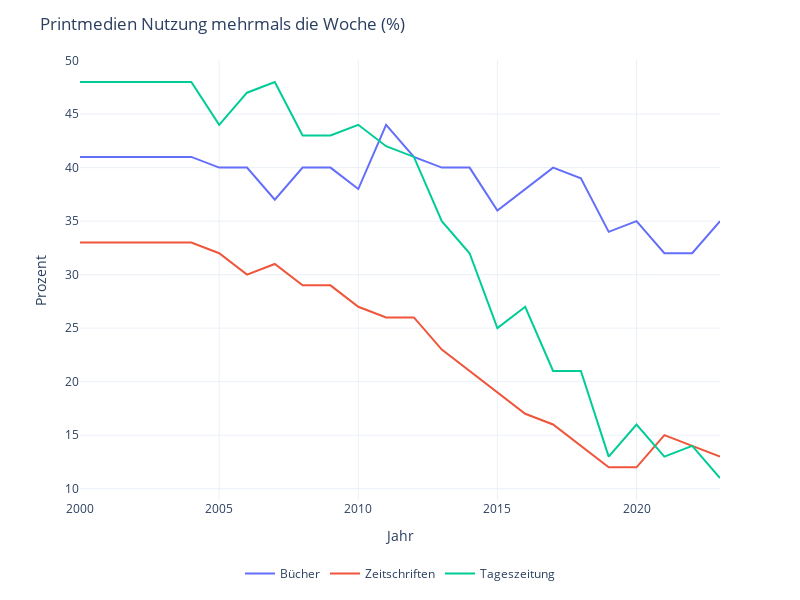

The code cell stored with this chart in its notebook:
### Code cell
fig = px.line(data, y=['Bücher','Zeitschriften','Tageszeitung'], template='plotly_white')
fig.update_layout(title='Printmedien Nutzung mehrmals die Woche (%)',autosize=False, width=800,height=600)
fig.update_yaxes(title='Prozent')
fig.update_layout(legend=dict(
    orientation='h',
    yanchor='bottom',
    y=-0.2,
    xanchor='right',
    x=0.75,
    title=''
))
fig.show()

### Figure 1 — Plotly figure (JSON) as saved in the notebook; plotly's stock layout.template omitted (floating-point values rounded to 4 significant figures)
{"data": [{"hovertemplate": "variable=Bücher<br>Jahr=%{x}<br>value=%{y}<extra></extra>", "legendgroup": "Bücher", "line": {"color": "#636efa", "dash": "solid"}, "marker": {"symbol": "circle"}, "mode": "lines", "name": "Bücher", "orientation": "v", "showlegend": true, "type": "scatter", "x": ["2000-01-01T00:00:00", "2001-01-01T00:00:00", "2002-01-01T00:00:00", "2003-01-01T00:00:00", "2004-01-01T00:00:00", "2005-01-01T00:00:00", "2006-01-01T00:00:00", "2007-01-01T00:00:00", "2008-01-01T00:00:00", "2009-01-01T00:00:00", "2010-01-01T00:00:00", "2011-01-01T00:00:00", "2012-01-01T00:00:00", "2013-01-01T00:00:00", "2014-01-01T00:00:00", "2015-01-01T00:00:00", "2016-01-01T00:00:00", "2017-01-01T00:00:00", "2018-01-01T00:00:00", "2019-01-01T00:00:00", "2020-01-01T00:00:00", "2021-01-01T00:00:00", "2022-01-01T00:00:00", "2023-01-01T00:00:00"], "xaxis": "x", "y": [41, 41, 41, 41, 41, 40, 40, 37, 40, 40, 38, 44, 41, 40, 40, 36, 38, 40, 39, 34, 35, 32, 32, 35], "yaxis": "y"}, {"hovertemplate": "variable=Zeitschriften<br>Jahr=%{x}<br>value=%{y}<extra></extra>", "legendgroup": "Zeitschriften", "line": {"color": "#EF553B", "dash": "solid"}, "marker": {"symbol": "circle"}, "mode": "lines", "name": "Zeitschriften", "orientation": "v", "showlegend": true, "type": "scatter", "x": ["2000-01-01T00:00:00", "2001-01-01T00:00:00", "2002-01-01T00:00:00", "2003-01-01T00:00:00", "2004-01-01T00:00:00", "2005-01-01T00:00:00", "2006-01-01T00:00:00", "2007-01-01T00:00:00", "2008-01-01T00:00:00", "2009-01-01T00:00:00", "2010-01-01T00:00:00", "2011-01-01T00:00:00", "2012-01-01T00:00:00", "2013-01-01T00:00:00", "2014-01-01T00:00:00", "2015-01-01T00:00:00", "2016-01-01T00:00:00", "2017-01-01T00:00:00", "2018-01-01T00:00:00", "2019-01-01T00:00:00", "2020-01-01T00:00:00", "2021-01-01T00:00:00", "2022-01-01T00:00:00", "2023-01-01T00:00:00"], "xaxis": "x", "y": [33, 33, 33, 33, 33, 32, 30, 31, 29, 29, 27, 26, 26, 23, 21, 19, 17, 16, 14, 12, 12, 15, 14, 13], "yaxis": "y"}, {"hovertemplate": "variable=Tageszeitung<br>Jahr=%{x}<br>value=%{y}<extra></extra>", "legendgroup": "Tageszeitung", "line": {"color": "#00cc96", "dash": "solid"}, "marker": {"symbol": "circle"}, "mode": "lines", "name": "Tageszeitung", "orientation": "v", "showlegend": true, "type": "scatter", "x": ["2000-01-01T00:00:00", "2001-01-01T00:00:00", "2002-01-01T00:00:00", "2003-01-01T00:00:00", "2004-01-01T00:00:00", "2005-01-01T00:00:00", "2006-01-01T00:00:00", "2007-01-01T00:00:00", "2008-01-01T00:00:00", "2009-01-01T00:00:00", "2010-01-01T00:00:00", "2011-01-01T00:00:00", "2012-01-01T00:00:00", "2013-01-01T00:00:00", "2014-01-01T00:00:00", "2015-01-01T00:00:00", "2016-01-01T00:00:00", "2017-01-01T00:00:00", "2018-01-01T00:00:00", "2019-01-01T00:00:00", "2020-01-01T00:00:00", "2021-01-01T00:00:00", "2022-01-01T00:00:00", "2023-01-01T00:00:00"], "xaxis": "x", "y": [48, 48, 48, 48, 48, 44, 47, 48, 43, 43, 44, 42, 41, 35, 32, 25, 27, 21, 21, 13, 16, 13, 14, 11], "yaxis": "y"}], "layout": {"autosize": false, "height": 600, "legend": {"orientation": "h", "title": {"text": ""}, "tracegroupgap": 0, "x": 0.75, "xanchor": "right", "y": -0.2, "yanchor": "bottom"}, "margin": {"t": 60}, "title": {"text": "Printmedien Nutzung mehrmals die Woche (%)"}, "width": 800, "xaxis": {"anchor": "y", "domain": [0, 1], "title": {"text": "Jahr"}}, "yaxis": {"anchor": "x", "domain": [0, 1], "title": {"text": "Prozent"}}}}
